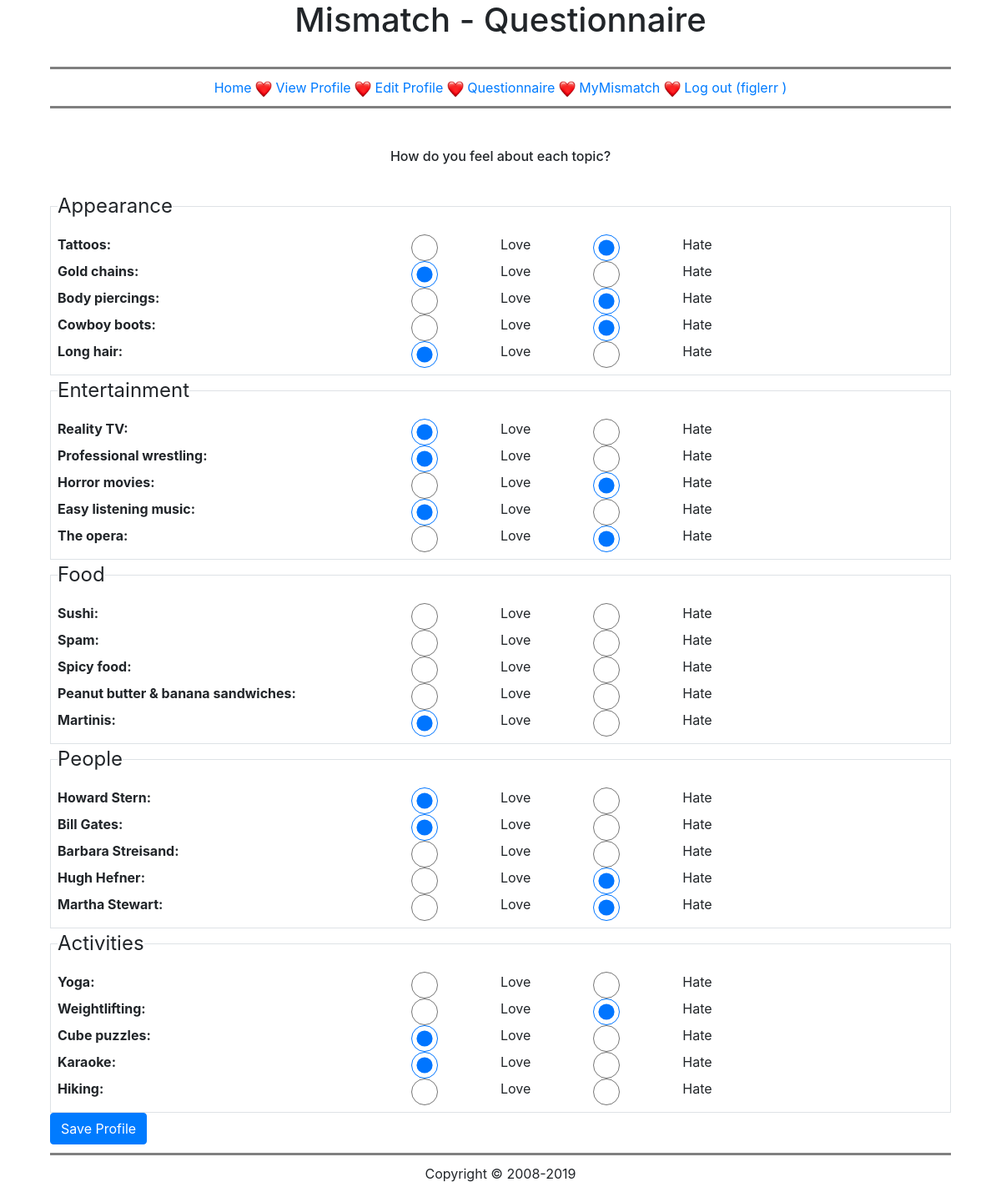
The page /questionnaire.php (signed in) on the database its author committed.
### tables this page shows
CREATE TABLE `mismatch_topic` (
  `topic_id` int(20) NOT NULL AUTO_INCREMENT,
  `name` varchar(50) NOT NULL,
  `category_id` int(11) DEFAULT NULL,
  PRIMARY KEY (`topic_id`),
  KEY `category_id` (`category_id`),
  CONSTRAINT `mismatch_topic_ibfk_1` FOREIGN KEY (`category_id`) REFERENCES `mismatch_category` (`id`) ON DELETE CASCADE ON UPDATE CASCADE
);

### startsession.php (called while the page is built, shortened)
<?php
if (!isset($_SESSION['id'])) {
    if (isset($_COOKIE['name']) && isset($_COOKIE['id'])) {
        $_SESSION['name'] = $_COOKIE['name'];
        $_SESSION['id'] = $_COOKIE['id'];
        $session = $_SESSION['name'];
        $userid = $_SESSION['id'];
    }
} else {
    $userid = $_SESSION['id'];
}

### questionnaire.php (the view, shortened to what this page needs)
<?php
require_once 'kapcs.php';
require_once 'startsession.php';
require_once 'header.php';
?>
    <div class="container">
        <br>
        <h6 class="middle">How do you feel about each topic?</h6>
        <br>
    </div>
<?php
$query1 = "SELECT mismatch_response.response_id, mismatch_topic.name, mismatch_response.response, mismatch_category.category
FROM mismatch_topic
LEFT JOIN mismatch_response USING (topic_id)
LEFT JOIN mismatch_category ON mismatch_topic.category_id = mismatch_category.id
WHERE mismatch_response.user_id ='$userid'";
$result1 = mysqli_query($kapcs, $query1);
while ($row1 = mysqli_fetch_array($result1)) {
    $tomb[] = $row1;
}
for ($j = 0; $j < count($tomb); $j++) {
    $category[] = $tomb[$j]['category'];
}
$category = array_keys(array_flip($category));
?>
    <div>
        <form action="<?php $_SERVER['PHP_SELF'] ?>" enctype="multipart/form-data" method="post">
            <?php
            for ($z = 0; $z < count($category); $z++) {
                ?>
                <fieldset class="border p-2">
                    <legend class="w-auto"><?php echo $category[$z]; ?></legend>
                    <?php
                    foreach($tomb as $response){
                        $topicname = $response['name'];
                        if ($category[$z] == $response['category']) {
                            ?>
                            <div class='row'>
                                <label class="col-4 col-sm-2, strong" type="text"
                                       name="topic"><?php echo $topicname . ':'; ?></label>
                            <?php
                            if($response['response'] == "1") {
                                ?>
                                <input class="col-2 col-sm-2, strong" type="radio" id="<?php $response['response_id'] ?>" name="<?= $response['response_id'] ?>" value="1" checked /> Love
                                <input class="col-2 col-sm-2, strong" type="radio" id="<?php $response['response_id'] ?>" name="<?= $response['response_id'] ?>" value="2"  /> Hate
                            <?php
                            }
                            elseif($response['response'] == "2"){
                                 ?>
                                <input class="col-2 col-sm-2, strong" type="radio" id="<?php $response['response_id'] ?>" name="<?= $response['response_id'] ?>" value="1" /> Love
                                <input class="col-2 col-sm-2, strong" type="radio" id="<?php $response['response_id'] ?>" name="<?= $response['response_id'] ?>" value="2" checked/> Hate
                                <?php
                            }
                            elseif($response['response'] == "0"){
                                 ?>
                                <input class="col-2 col-sm-2, strong" type="radio" id="<?php $response['response_id'] ?>" name="<?= $response['response_id'] ?>" value="1" /> Love
                                <input class="col-2 col-sm-2, strong" type="radio" id="<?php $response['response_id'] ?>" name="<?= $response['response_id'] ?>" value="2" /> Hate
                                <?php
                            }
                            ?>
                            </div>
                            <?php
                        }
                    }
                    ?>
                </fieldset>
                <?php
            }
            ?>
            <input class="btn btn-primary" type="submit" name="submit" value="Save Profile">
        </form>
    </div>
<?php
require_once 'footer.php';

### style.css (style rules this page uses)
.strong { font-weight: bold; }
.middle { text-align: center; }

### rows shown on the page
mismatch_topic: name "Tattoos"
mismatch_topic: name "Gold chains"
mismatch_topic: name "Body piercings"
mismatch_topic: name "Cowboy boots"
mismatch_topic: name "Long hair"
mismatch_topic: name "Reality TV"
mismatch_topic: name "Professional wrestling"
mismatch_topic: name "Horror movies"
mismatch_topic: name "Easy listening music"
mismatch_topic: name "The opera"
mismatch_topic: name "Sushi"
mismatch_topic: name "Spam"
mismatch_topic: name "Spicy food"
mismatch_topic: name "Peanut butter & banana sandwiches"
mismatch_topic: name "Martinis"
mismatch_topic: name "Howard Stern"
mismatch_topic: name "Bill Gates"
mismatch_topic: name "Barbara Streisand"
mismatch_topic: name "Hugh Hefner"
mismatch_topic: name "Martha Stewart"
mismatch_topic: name "Yoga"
mismatch_topic: name "Weightlifting"
mismatch_topic: name "Cube puzzles"
mismatch_topic: name "Karaoke"
mismatch_topic: name "Hiking"

### other values the page prints
$title "Questionnaire"
$_SESSION['name'] "figlerr"
$category[$z] "Appearance"
$category[$z] "Entertainment"
$category[$z] "Food"
$category[$z] "People"
$category[$z] "Activities"
